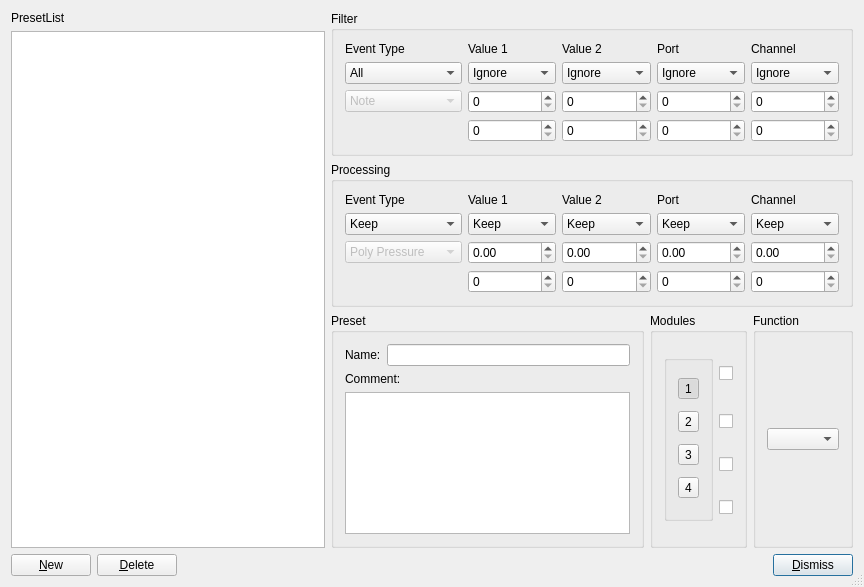
<?xml version="1.0" encoding="UTF-8"?>
<ui version="4.0">
 <class>MidiInputTransformDialogBase</class>
 <widget class="QDialog" name="MidiInputTransformDialogBase">
  <property name="geometry">
   <rect>
    <x>0</x>
    <y>0</y>
    <width>864</width>
    <height>587</height>
   </rect>
  </property>
  <property name="windowTitle">
   <string>MusE: Midi Input Transformator</string>
  </property>
  <property name="sizeGripEnabled">
   <bool>true</bool>
  </property>
  <layout class="QGridLayout">
   <property name="leftMargin">
    <number>11</number>
   </property>
   <property name="topMargin">
    <number>11</number>
   </property>
   <property name="rightMargin">
    <number>11</number>
   </property>
   <property name="bottomMargin">
    <number>11</number>
   </property>
   <property name="spacing">
    <number>6</number>
   </property>
   <item row="0" column="1" colspan="3">
    <widget class="QGroupBox" name="GroupBox3">
     <property name="title">
      <string>Filter</string>
     </property>
     <layout class="QGridLayout">
      <property name="leftMargin">
       <number>11</number>
      </property>
      <property name="topMargin">
       <number>11</number>
      </property>
      <property name="rightMargin">
       <number>11</number>
      </property>
      <property name="bottomMargin">
       <number>11</number>
      </property>
      <property name="spacing">
       <number>6</number>
      </property>
      <item row="1" column="0">
       <widget class="QComboBox" name="selEventOp">
        <item>
         <property name="text">
          <string>All</string>
         </property>
        </item>
        <item>
         <property name="text">
          <string>Equal</string>
         </property>
        </item>
        <item>
         <property name="text">
          <string>Unequal</string>
         </property>
        </item>
       </widget>
      </item>
      <item row="2" column="0">
       <widget class="QComboBox" name="selType">
        <property name="enabled">
         <bool>false</bool>
        </property>
        <item>
         <property name="text">
          <string>Note</string>
         </property>
        </item>
        <item>
         <property name="text">
          <string>Poly Pressure</string>
         </property>
        </item>
        <item>
         <property name="text">
          <string>Control Change</string>
         </property>
        </item>
        <item>
         <property name="text">
          <string>Aftertouch</string>
         </property>
        </item>
        <item>
         <property name="text">
          <string>Pitch Bend</string>
         </property>
        </item>
        <item>
         <property name="text">
          <string>NRPN</string>
         </property>
        </item>
        <item>
         <property name="text">
          <string>RPN</string>
         </property>
        </item>
        <item>
         <property name="text">
          <string>Program</string>
         </property>
        </item>
       </widget>
      </item>
      <item row="0" column="2">
       <widget class="QLabel" name="TextLabel3">
        <property name="text">
         <string>Value 2</string>
        </property>
        <property name="wordWrap">
         <bool>false</bool>
        </property>
       </widget>
      </item>
      <item row="0" column="1">
       <widget class="QLabel" name="TextLabel2">
        <property name="text">
         <string>Value 1</string>
        </property>
        <property name="wordWrap">
         <bool>false</bool>
        </property>
       </widget>
      </item>
      <item row="0" column="0">
       <widget class="QLabel" name="TextLabel1">
        <property name="text">
         <string>Event Type</string>
        </property>
        <property name="wordWrap">
         <bool>false</bool>
        </property>
       </widget>
      </item>
      <item row="1" column="1">
       <widget class="QComboBox" name="selVal1Op">
        <item>
         <property name="text">
          <string>Ignore</string>
         </property>
        </item>
        <item>
         <property name="text">
          <string>Equal</string>
         </property>
        </item>
        <item>
         <property name="text">
          <string>Unequal</string>
         </property>
        </item>
        <item>
         <property name="text">
          <string>Higher</string>
         </property>
        </item>
        <item>
         <property name="text">
          <string>Lower</string>
         </property>
        </item>
        <item>
         <property name="text">
          <string>Inside</string>
         </property>
        </item>
        <item>
         <property name="text">
          <string>Outside</string>
         </property>
        </item>
       </widget>
      </item>
      <item row="3" column="1">
       <widget class="QSpinBox" name="selVal1b">
        <property name="maximum">
         <number>127</number>
        </property>
       </widget>
      </item>
      <item row="3" column="2">
       <widget class="QSpinBox" name="selVal2b">
        <property name="maximum">
         <number>127</number>
        </property>
       </widget>
      </item>
      <item row="2" column="1">
       <widget class="QSpinBox" name="selVal1a">
        <property name="maximum">
         <number>127</number>
        </property>
       </widget>
      </item>
      <item row="1" column="2">
       <widget class="QComboBox" name="selVal2Op">
        <item>
         <property name="text">
          <string>Ignore</string>
         </property>
        </item>
        <item>
         <property name="text">
          <string>Equal</string>
         </property>
        </item>
        <item>
         <property name="text">
          <string>Unequal</string>
         </property>
        </item>
        <item>
         <property name="text">
          <string>Higher</string>
         </property>
        </item>
        <item>
         <property name="text">
          <string>Lower</string>
         </property>
        </item>
        <item>
         <property name="text">
          <string>Inside</string>
         </property>
        </item>
        <item>
         <property name="text">
          <string>Outside</string>
         </property>
        </item>
       </widget>
      </item>
      <item row="1" column="3">
       <widget class="QComboBox" name="selPortOp">
        <item>
         <property name="text">
          <string>Ignore</string>
         </property>
        </item>
        <item>
         <property name="text">
          <string>Equal</string>
         </property>
        </item>
        <item>
         <property name="text">
          <string>Unequal</string>
         </property>
        </item>
        <item>
         <property name="text">
          <string>Higher</string>
         </property>
        </item>
        <item>
         <property name="text">
          <string>Lower</string>
         </property>
        </item>
        <item>
         <property name="text">
          <string>Inside</string>
         </property>
        </item>
        <item>
         <property name="text">
          <string>Outside</string>
         </property>
        </item>
       </widget>
      </item>
      <item row="1" column="4">
       <widget class="QComboBox" name="selChannelOp">
        <item>
         <property name="text">
          <string>Ignore</string>
         </property>
        </item>
        <item>
         <property name="text">
          <string>Equal</string>
         </property>
        </item>
        <item>
         <property name="text">
          <string>Unequal</string>
         </property>
        </item>
        <item>
         <property name="text">
          <string>Higher</string>
         </property>
        </item>
        <item>
         <property name="text">
          <string>Lower</string>
         </property>
        </item>
        <item>
         <property name="text">
          <string>Inside</string>
         </property>
        </item>
        <item>
         <property name="text">
          <string>Outside</string>
         </property>
        </item>
       </widget>
      </item>
      <item row="0" column="4">
       <widget class="QLabel" name="TextLabel2_2">
        <property name="text">
         <string>Channel</string>
        </property>
        <property name="wordWrap">
         <bool>false</bool>
        </property>
       </widget>
      </item>
      <item row="0" column="3">
       <widget class="QLabel" name="TextLabel1_3">
        <property name="text">
         <string>Port</string>
        </property>
        <property name="wordWrap">
         <bool>false</bool>
        </property>
       </widget>
      </item>
      <item row="2" column="2">
       <widget class="QSpinBox" name="selVal2a">
        <property name="maximum">
         <number>127</number>
        </property>
       </widget>
      </item>
      <item row="2" column="4">
       <widget class="QSpinBox" name="selChannelVala">
        <property name="maximum">
         <number>127</number>
        </property>
       </widget>
      </item>
      <item row="2" column="3">
       <widget class="QSpinBox" name="selPortVala">
        <property name="maximum">
         <number>127</number>
        </property>
       </widget>
      </item>
      <item row="3" column="4">
       <widget class="QSpinBox" name="selChannelValb">
        <property name="maximum">
         <number>127</number>
        </property>
       </widget>
      </item>
      <item row="3" column="3">
       <widget class="QSpinBox" name="selPortValb">
        <property name="maximum">
         <number>127</number>
        </property>
       </widget>
      </item>
     </layout>
    </widget>
   </item>
   <item row="1" column="1" colspan="3">
    <widget class="QGroupBox" name="GroupBox5">
     <property name="title">
      <string>Processing</string>
     </property>
     <layout class="QGridLayout">
      <property name="leftMargin">
       <number>11</number>
      </property>
      <property name="topMargin">
       <number>11</number>
      </property>
      <property name="rightMargin">
       <number>11</number>
      </property>
      <property name="bottomMargin">
       <number>11</number>
      </property>
      <property name="spacing">
       <number>6</number>
      </property>
      <item row="0" column="0">
       <widget class="QLabel" name="TextLabel5">
        <property name="text">
         <string>Event Type</string>
        </property>
        <property name="wordWrap">
         <bool>false</bool>
        </property>
       </widget>
      </item>
      <item row="1" column="0">
       <widget class="QComboBox" name="procEventOp">
        <item>
         <property name="text">
          <string>Keep</string>
         </property>
        </item>
        <item>
         <property name="text">
          <string>Fix</string>
         </property>
        </item>
       </widget>
      </item>
      <item row="2" column="0">
       <widget class="QComboBox" name="procType">
        <property name="enabled">
         <bool>false</bool>
        </property>
        <item>
         <property name="text">
          <string>Poly Pressure</string>
         </property>
        </item>
        <item>
         <property name="text">
          <string>Control Change</string>
         </property>
        </item>
        <item>
         <property name="text">
          <string>Aftertouch</string>
         </property>
        </item>
        <item>
         <property name="text">
          <string>Pitch Bend</string>
         </property>
        </item>
        <item>
         <property name="text">
          <string>NRPN</string>
         </property>
        </item>
        <item>
         <property name="text">
          <string>RPN</string>
         </property>
        </item>
        <item>
         <property name="text">
          <string>Program</string>
         </property>
        </item>
       </widget>
      </item>
      <item row="1" column="1">
       <widget class="QComboBox" name="procVal1Op">
        <item>
         <property name="text">
          <string>Keep</string>
         </property>
        </item>
        <item>
         <property name="text">
          <string>Plus</string>
         </property>
        </item>
        <item>
         <property name="text">
          <string>Minus</string>
         </property>
        </item>
        <item>
         <property name="text">
          <string>Multiply</string>
         </property>
        </item>
        <item>
         <property name="text">
          <string>Divide</string>
         </property>
        </item>
        <item>
         <property name="text">
          <string>Fix</string>
         </property>
        </item>
        <item>
         <property name="text">
          <string>Value 2</string>
         </property>
        </item>
        <item>
         <property name="text">
          <string>Invert</string>
         </property>
        </item>
        <item>
         <property name="text">
          <string>ScaleMap</string>
         </property>
        </item>
        <item>
         <property name="text">
          <string>Flip</string>
         </property>
        </item>
        <item>
         <property name="text">
          <string>Dyn</string>
         </property>
        </item>
        <item>
         <property name="text">
          <string>Random</string>
         </property>
        </item>
       </widget>
      </item>
      <item row="0" column="1">
       <widget class="QLabel" name="TextLabel6">
        <property name="text">
         <string>Value 1</string>
        </property>
        <property name="wordWrap">
         <bool>false</bool>
        </property>
       </widget>
      </item>
      <item row="0" column="2">
       <widget class="QLabel" name="TextLabel7">
        <property name="text">
         <string>Value 2</string>
        </property>
        <property name="wordWrap">
         <bool>false</bool>
        </property>
       </widget>
      </item>
      <item row="3" column="1">
       <widget class="QSpinBox" name="procVal1b">
        <property name="maximum">
         <number>9999</number>
        </property>
       </widget>
      </item>
      <item row="3" column="2">
       <widget class="QSpinBox" name="procVal2b">
        <property name="maximum">
         <number>9999</number>
        </property>
       </widget>
      </item>
      <item row="2" column="1">
       <widget class="MusEGui::SpinBoxFP" name="procVal1a">
        <property name="maximum">
         <double>99999999.000000000000000</double>
        </property>
       </widget>
      </item>
      <item row="3" column="4">
       <widget class="QSpinBox" name="procChannelValb">
        <property name="maximum">
         <number>127</number>
        </property>
       </widget>
      </item>
      <item row="3" column="3">
       <widget class="QSpinBox" name="procPortValb">
        <property name="maximum">
         <number>127</number>
        </property>
       </widget>
      </item>
      <item row="0" column="3">
       <widget class="QLabel" name="TextLabel1_3_2">
        <property name="text">
         <string>Port</string>
        </property>
        <property name="wordWrap">
         <bool>false</bool>
        </property>
       </widget>
      </item>
      <item row="1" column="2">
       <widget class="QComboBox" name="procVal2Op">
        <item>
         <property name="text">
          <string>Keep</string>
         </property>
        </item>
        <item>
         <property name="text">
          <string>Plus</string>
         </property>
        </item>
        <item>
         <property name="text">
          <string>Minus</string>
         </property>
        </item>
        <item>
         <property name="text">
          <string>Multiply</string>
         </property>
        </item>
        <item>
         <property name="text">
          <string>Divide</string>
         </property>
        </item>
        <item>
         <property name="text">
          <string>Fix</string>
         </property>
        </item>
        <item>
         <property name="text">
          <string>Value 1</string>
         </property>
        </item>
        <item>
         <property name="text">
          <string>Invert</string>
         </property>
        </item>
        <item>
         <property name="text">
          <string>Dyn</string>
         </property>
        </item>
        <item>
         <property name="text">
          <string>Random</string>
         </property>
        </item>
        <item>
         <property name="text">
          <string>Toggle</string>
         </property>
        </item>
       </widget>
      </item>
      <item row="1" column="4">
       <widget class="QComboBox" name="procChannelOp">
        <item>
         <property name="text">
          <string>Keep</string>
         </property>
        </item>
        <item>
         <property name="text">
          <string>Plus</string>
         </property>
        </item>
        <item>
         <property name="text">
          <string>Minus</string>
         </property>
        </item>
        <item>
         <property name="text">
          <string>Multiply</string>
         </property>
        </item>
        <item>
         <property name="text">
          <string>Divide</string>
         </property>
        </item>
        <item>
         <property name="text">
          <string>Fix</string>
         </property>
        </item>
        <item>
         <property name="text">
          <string>Value 1</string>
         </property>
        </item>
        <item>
         <property name="text">
          <string>Invert</string>
         </property>
        </item>
        <item>
         <property name="text">
          <string>Dyn</string>
         </property>
        </item>
        <item>
         <property name="text">
          <string>Random</string>
         </property>
        </item>
       </widget>
      </item>
      <item row="1" column="3">
       <widget class="QComboBox" name="procPortOp">
        <item>
         <property name="text">
          <string>Keep</string>
         </property>
        </item>
        <item>
         <property name="text">
          <string>Plus</string>
         </property>
        </item>
        <item>
         <property name="text">
          <string>Minus</string>
         </property>
        </item>
        <item>
         <property name="text">
          <string>Multiply</string>
         </property>
        </item>
        <item>
         <property name="text">
          <string>Divide</string>
         </property>
        </item>
        <item>
         <property name="text">
          <string>Fix</string>
         </property>
        </item>
        <item>
         <property name="text">
          <string>Value 1</string>
         </property>
        </item>
        <item>
         <property name="text">
          <string>Invert</string>
         </property>
        </item>
        <item>
         <property name="text">
          <string>Dyn</string>
         </property>
        </item>
        <item>
         <property name="text">
          <string>Random</string>
         </property>
        </item>
       </widget>
      </item>
      <item row="0" column="4">
       <widget class="QLabel" name="TextLabel2_2_2">
        <property name="text">
         <string>Channel</string>
        </property>
        <property name="wordWrap">
         <bool>false</bool>
        </property>
       </widget>
      </item>
      <item row="2" column="2">
       <widget class="MusEGui::SpinBoxFP" name="procVal2a">
        <property name="maximum">
         <double>99999999.000000000000000</double>
        </property>
       </widget>
      </item>
      <item row="2" column="3">
       <widget class="MusEGui::SpinBoxFP" name="procPortVala">
        <property name="maximum">
         <double>99999999.000000000000000</double>
        </property>
       </widget>
      </item>
      <item row="2" column="4">
       <widget class="MusEGui::SpinBoxFP" name="procChannelVala">
        <property name="maximum">
         <double>99999999.000000000000000</double>
        </property>
       </widget>
      </item>
     </layout>
    </widget>
   </item>
   <item row="2" column="2">
    <widget class="QGroupBox" name="GroupBox5_2">
     <property name="sizePolicy">
      <sizepolicy hsizetype="Maximum" vsizetype="Preferred">
       <horstretch>0</horstretch>
       <verstretch>0</verstretch>
      </sizepolicy>
     </property>
     <property name="title">
      <string>Modules</string>
     </property>
     <layout class="QGridLayout">
      <property name="leftMargin">
       <number>11</number>
      </property>
      <property name="topMargin">
       <number>11</number>
      </property>
      <property name="rightMargin">
       <number>11</number>
      </property>
      <property name="bottomMargin">
       <number>11</number>
      </property>
      <property name="spacing">
       <number>6</number>
      </property>
      <item row="0" column="0" rowspan="4">
       <widget class="QGroupBox" name="modulBox">
        <property name="sizePolicy">
         <sizepolicy hsizetype="Preferred" vsizetype="Expanding">
          <horstretch>0</horstretch>
          <verstretch>0</verstretch>
         </sizepolicy>
        </property>
        <property name="title">
         <string/>
        </property>
        <property name="flat">
         <bool>true</bool>
        </property>
        <property name="lineWidth" stdset="0">
         <number>0</number>
        </property>
        <property name="exclusive" stdset="0">
         <bool>true</bool>
        </property>
        <layout class="QVBoxLayout">
         <item>
          <widget class="QToolButton" name="modul1select">
           <property name="text">
            <string>1</string>
           </property>
           <property name="checkable">
            <bool>true</bool>
           </property>
           <property name="checked">
            <bool>true</bool>
           </property>
          </widget>
         </item>
         <item>
          <widget class="QToolButton" name="modul2select">
           <property name="text">
            <string>2</string>
           </property>
           <property name="checkable">
            <bool>true</bool>
           </property>
          </widget>
         </item>
         <item>
          <widget class="QToolButton" name="modul3select">
           <property name="text">
            <string>3</string>
           </property>
           <property name="checkable">
            <bool>true</bool>
           </property>
          </widget>
         </item>
         <item>
          <widget class="QToolButton" name="modul4select">
           <property name="text">
            <string>4</string>
           </property>
           <property name="checkable">
            <bool>true</bool>
           </property>
          </widget>
         </item>
        </layout>
       </widget>
      </item>
      <item row="0" column="1">
       <widget class="QCheckBox" name="modul1enable">
        <property name="sizePolicy">
         <sizepolicy hsizetype="Maximum" vsizetype="Fixed">
          <horstretch>0</horstretch>
          <verstretch>0</verstretch>
         </sizepolicy>
        </property>
        <property name="toolTip">
         <string>Enable module 1</string>
        </property>
        <property name="text">
         <string/>
        </property>
       </widget>
      </item>
      <item row="1" column="1">
       <widget class="QCheckBox" name="modul2enable">
        <property name="sizePolicy">
         <sizepolicy hsizetype="Maximum" vsizetype="Fixed">
          <horstretch>0</horstretch>
          <verstretch>0</verstretch>
         </sizepolicy>
        </property>
        <property name="toolTip">
         <string>Enable module 2</string>
        </property>
        <property name="text">
         <string/>
        </property>
       </widget>
      </item>
      <item row="2" column="1">
       <widget class="QCheckBox" name="modul3enable">
        <property name="sizePolicy">
         <sizepolicy hsizetype="Maximum" vsizetype="Fixed">
          <horstretch>0</horstretch>
          <verstretch>0</verstretch>
         </sizepolicy>
        </property>
        <property name="toolTip">
         <string>Enable module 3</string>
        </property>
        <property name="text">
         <string/>
        </property>
       </widget>
      </item>
      <item row="3" column="1">
       <widget class="QCheckBox" name="modul4enable">
        <property name="sizePolicy">
         <sizepolicy hsizetype="Maximum" vsizetype="Fixed">
          <horstretch>0</horstretch>
          <verstretch>0</verstretch>
         </sizepolicy>
        </property>
        <property name="toolTip">
         <string>Enable module 4</string>
        </property>
        <property name="text">
         <string/>
        </property>
       </widget>
      </item>
     </layout>
    </widget>
   </item>
   <item row="2" column="1">
    <widget class="QGroupBox" name="GroupBox6_2">
     <property name="sizePolicy">
      <sizepolicy hsizetype="MinimumExpanding" vsizetype="Preferred">
       <horstretch>0</horstretch>
       <verstretch>0</verstretch>
      </sizepolicy>
     </property>
     <property name="title">
      <string>Preset</string>
     </property>
     <layout class="QVBoxLayout">
      <property name="spacing">
       <number>6</number>
      </property>
      <property name="leftMargin">
       <number>11</number>
      </property>
      <property name="topMargin">
       <number>11</number>
      </property>
      <property name="rightMargin">
       <number>11</number>
      </property>
      <property name="bottomMargin">
       <number>11</number>
      </property>
      <item>
       <layout class="QHBoxLayout">
        <property name="spacing">
         <number>6</number>
        </property>
        <property name="leftMargin">
         <number>0</number>
        </property>
        <property name="topMargin">
         <number>0</number>
        </property>
        <property name="rightMargin">
         <number>0</number>
        </property>
        <property name="bottomMargin">
         <number>0</number>
        </property>
        <item>
         <widget class="QLabel" name="TextLabel13_2">
          <property name="text">
           <string>Name:</string>
          </property>
          <property name="wordWrap">
           <bool>false</bool>
          </property>
         </widget>
        </item>
        <item>
         <widget class="QLineEdit" name="nameEntry">
          <property name="sizePolicy">
           <sizepolicy hsizetype="MinimumExpanding" vsizetype="Fixed">
            <horstretch>0</horstretch>
            <verstretch>0</verstretch>
           </sizepolicy>
          </property>
         </widget>
        </item>
       </layout>
      </item>
      <item>
       <widget class="QLabel" name="TextLabel14_2">
        <property name="text">
         <string>Comment:</string>
        </property>
        <property name="wordWrap">
         <bool>false</bool>
        </property>
       </widget>
      </item>
      <item>
       <widget class="QTextEdit" name="commentEntry">
        <property name="sizePolicy">
         <sizepolicy hsizetype="Minimum" vsizetype="Expanding">
          <horstretch>0</horstretch>
          <verstretch>0</verstretch>
         </sizepolicy>
        </property>
       </widget>
      </item>
     </layout>
    </widget>
   </item>
   <item row="2" column="3">
    <widget class="QGroupBox" name="GroupBox7_2">
     <property name="sizePolicy">
      <sizepolicy hsizetype="Maximum" vsizetype="Preferred">
       <horstretch>0</horstretch>
       <verstretch>0</verstretch>
      </sizepolicy>
     </property>
     <property name="title">
      <string>Function</string>
     </property>
     <layout class="QVBoxLayout">
      <property name="spacing">
       <number>6</number>
      </property>
      <property name="leftMargin">
       <number>11</number>
      </property>
      <property name="topMargin">
       <number>11</number>
      </property>
      <property name="rightMargin">
       <number>11</number>
      </property>
      <property name="bottomMargin">
       <number>11</number>
      </property>
      <item>
       <widget class="QComboBox" name="funcOp"/>
      </item>
     </layout>
    </widget>
   </item>
   <item row="3" column="0" colspan="4">
    <layout class="QHBoxLayout">
     <property name="spacing">
      <number>6</number>
     </property>
     <property name="leftMargin">
      <number>0</number>
     </property>
     <property name="topMargin">
      <number>0</number>
     </property>
     <property name="rightMargin">
      <number>0</number>
     </property>
     <property name="bottomMargin">
      <number>0</number>
     </property>
     <item>
      <widget class="QPushButton" name="buttonNew">
       <property name="toolTip">
        <string>create new preset</string>
       </property>
       <property name="text">
        <string>&amp;New</string>
       </property>
       <property name="autoDefault">
        <bool>true</bool>
       </property>
      </widget>
     </item>
     <item>
      <widget class="QPushButton" name="buttonDelete">
       <property name="toolTip">
        <string>delete preset</string>
       </property>
       <property name="text">
        <string>&amp;Delete</string>
       </property>
       <property name="autoDefault">
        <bool>true</bool>
       </property>
      </widget>
     </item>
     <item>
      <spacer name="Horizontal Spacing2">
       <property name="orientation">
        <enum>Qt::Horizontal</enum>
       </property>
       <property name="sizeType">
        <enum>QSizePolicy::Expanding</enum>
       </property>
       <property name="sizeHint" stdset="0">
        <size>
         <width>20</width>
         <height>20</height>
        </size>
       </property>
      </spacer>
     </item>
     <item>
      <widget class="QPushButton" name="buttonOk">
       <property name="text">
        <string>&amp;Dismiss</string>
       </property>
       <property name="autoDefault">
        <bool>true</bool>
       </property>
       <property name="default">
        <bool>true</bool>
       </property>
      </widget>
     </item>
    </layout>
   </item>
   <item row="0" column="0" rowspan="3">
    <layout class="QVBoxLayout">
     <property name="spacing">
      <number>6</number>
     </property>
     <property name="leftMargin">
      <number>0</number>
     </property>
     <property name="topMargin">
      <number>0</number>
     </property>
     <property name="rightMargin">
      <number>0</number>
     </property>
     <property name="bottomMargin">
      <number>0</number>
     </property>
     <item>
      <widget class="QLabel" name="TextLabel1_2">
       <property name="text">
        <string>PresetList</string>
       </property>
       <property name="wordWrap">
        <bool>false</bool>
       </property>
      </widget>
     </item>
     <item>
      <widget class="QListWidget" name="presetList">
       <property name="sizePolicy">
        <sizepolicy hsizetype="MinimumExpanding" vsizetype="MinimumExpanding">
         <horstretch>0</horstretch>
         <verstretch>0</verstretch>
        </sizepolicy>
       </property>
      </widget>
     </item>
    </layout>
   </item>
  </layout>
 </widget>
 <layoutdefault spacing="6" margin="11"/>
 <customwidgets>
  <customwidget>
   <class>MusEGui::SpinBoxFP</class>
   <extends>QDoubleSpinBox</extends>
   <header>spinboxFP.h</header>
  </customwidget>
 </customwidgets>
 <tabstops>
  <tabstop>selEventOp</tabstop>
  <tabstop>selType</tabstop>
  <tabstop>selVal1Op</tabstop>
  <tabstop>selVal1a</tabstop>
  <tabstop>selVal1b</tabstop>
  <tabstop>selVal2Op</tabstop>
  <tabstop>selVal2a</tabstop>
  <tabstop>selVal2b</tabstop>
  <tabstop>selPortOp</tabstop>
  <tabstop>selPortVala</tabstop>
  <tabstop>selPortValb</tabstop>
  <tabstop>selChannelOp</tabstop>
  <tabstop>selChannelVala</tabstop>
  <tabstop>selChannelValb</tabstop>
  <tabstop>procEventOp</tabstop>
  <tabstop>procType</tabstop>
  <tabstop>procVal1Op</tabstop>
  <tabstop>procVal1b</tabstop>
  <tabstop>procVal2Op</tabstop>
  <tabstop>procVal2b</tabstop>
  <tabstop>procPortOp</tabstop>
  <tabstop>procPortValb</tabstop>
  <tabstop>procChannelOp</tabstop>
  <tabstop>procChannelValb</tabstop>
  <tabstop>modul1enable</tabstop>
  <tabstop>modul2enable</tabstop>
  <tabstop>modul3enable</tabstop>
  <tabstop>modul4enable</tabstop>
  <tabstop>funcOp</tabstop>
  <tabstop>nameEntry</tabstop>
  <tabstop>commentEntry</tabstop>
  <tabstop>presetList</tabstop>
  <tabstop>buttonNew</tabstop>
  <tabstop>buttonDelete</tabstop>
  <tabstop>buttonOk</tabstop>
 </tabstops>
 <resources/>
 <connections>
  <connection>
   <sender>buttonOk</sender>
   <signal>clicked()</signal>
   <receiver>MidiInputTransformDialogBase</receiver>
   <slot>accept()</slot>
   <hints>
    <hint type="sourcelabel">
     <x>20</x>
     <y>20</y>
    </hint>
    <hint type="destinationlabel">
     <x>20</x>
     <y>20</y>
    </hint>
   </hints>
  </connection>
 </connections>
</ui>
